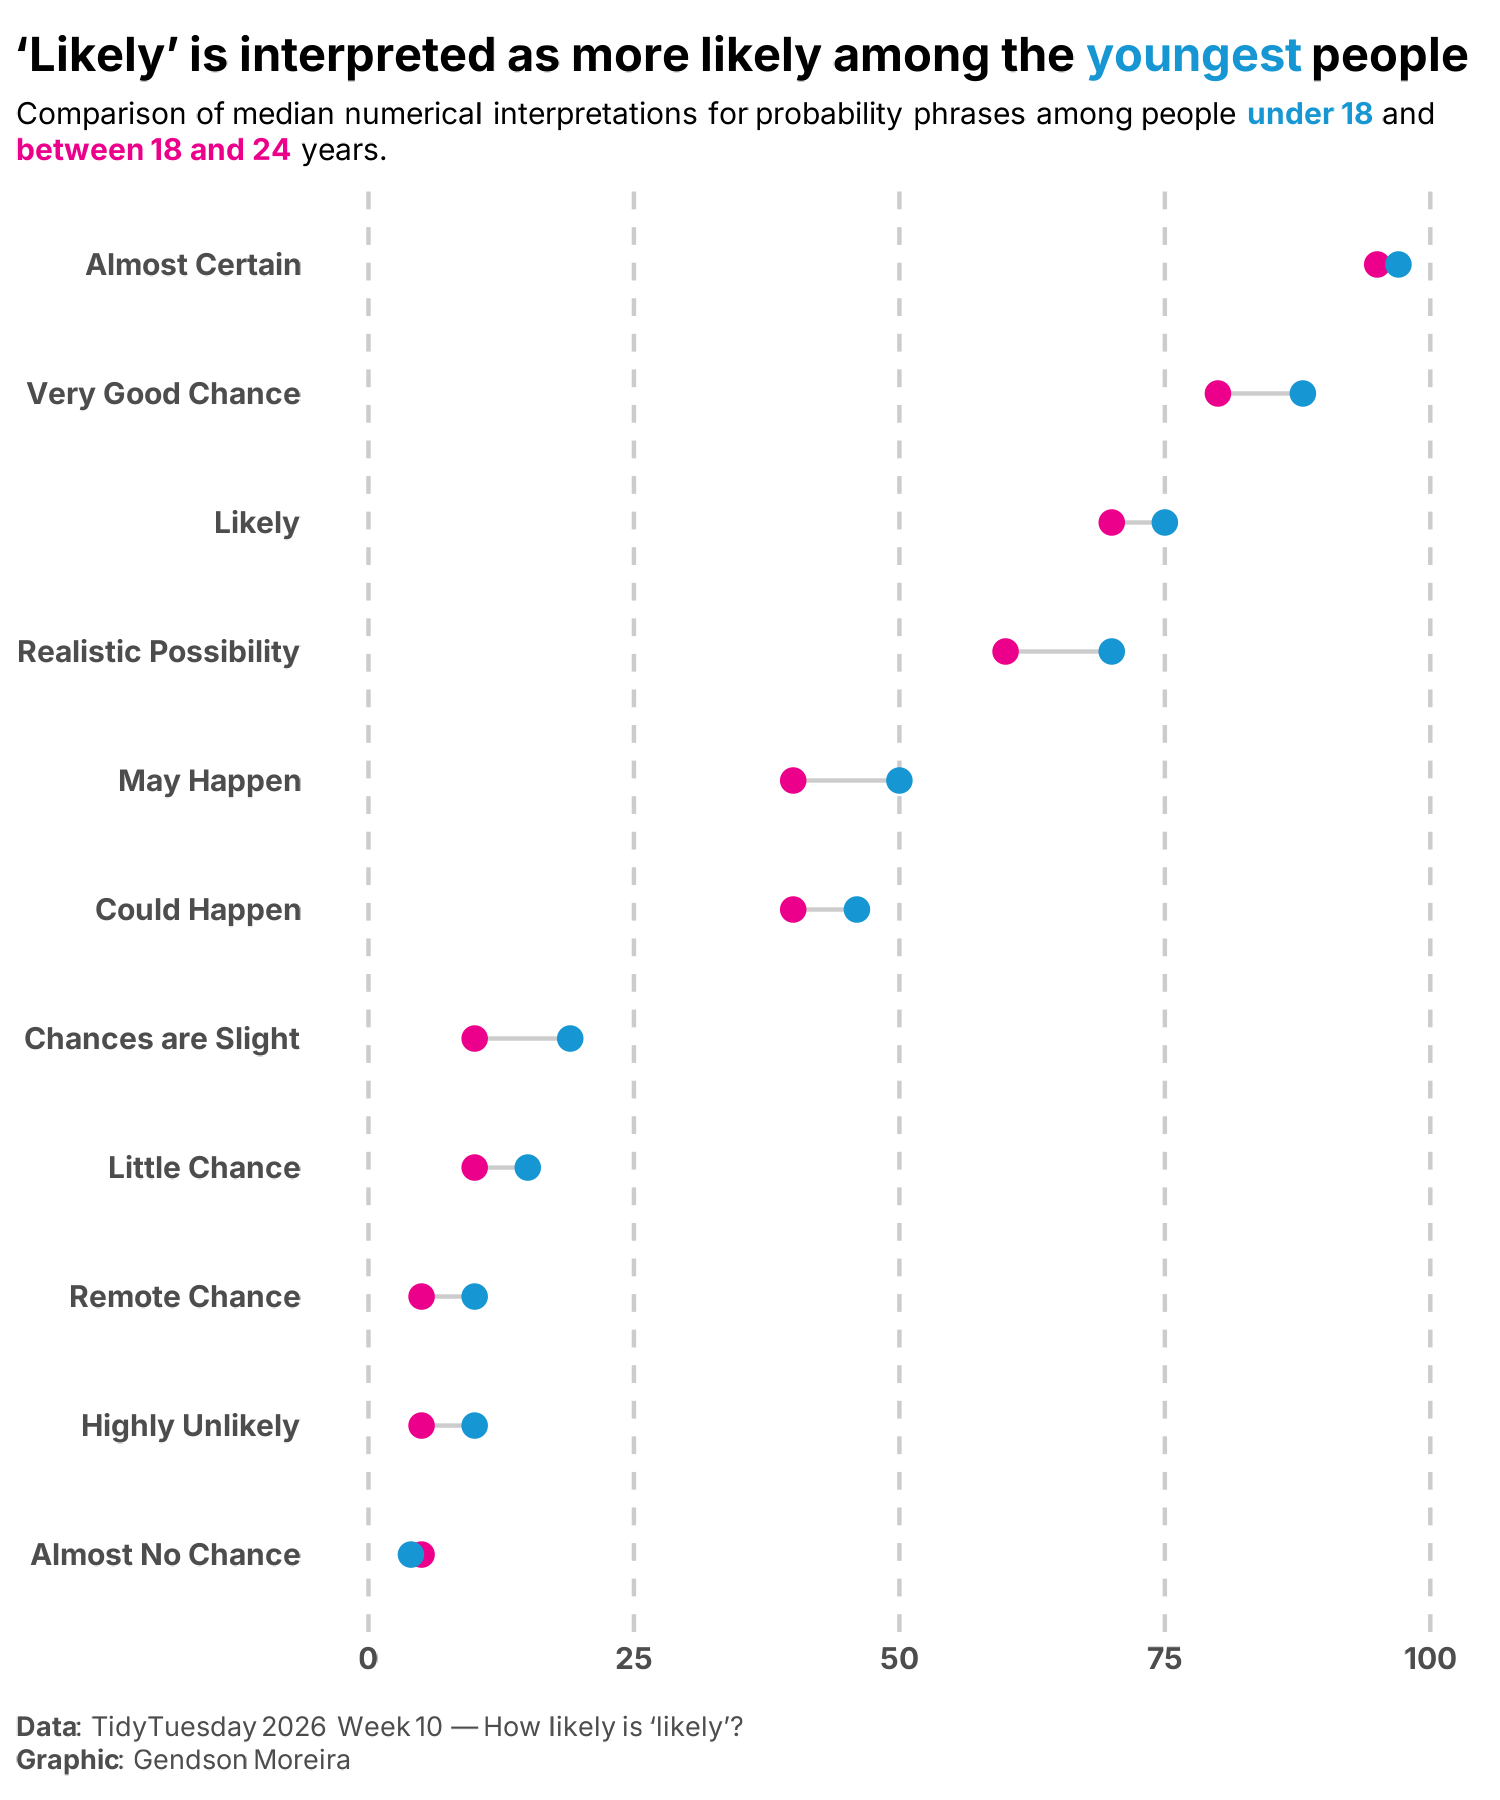

Write the R code that produced this figure.


# Load libraries ---------------------------------------------------------

library(tidyverse)
library(showtext)
library(ggtext)

# Load data --------------------------------------------------------------

absolute_judgements <- readr::read_csv(
  'https://raw.githubusercontent.com/rfordatascience/tidytuesday/main/data/2026/2026-03-10/absolute_judgements.csv'
)
pairwise_comparisons <- readr::read_csv(
  'https://raw.githubusercontent.com/rfordatascience/tidytuesday/main/data/2026/2026-03-10/pairwise_comparisons.csv'
)
respondent_metadata <- readr::read_csv(
  'https://raw.githubusercontent.com/rfordatascience/tidytuesday/main/data/2026/2026-03-10/respondent_metadata.csv'
)


# Data wrangling ---------------------------------------------------------

plot_data_distinct <- absolute_judgements %>%
  inner_join(respondent_metadata, by = "response_id") %>%
  filter(age_band %in% c("Under 18", "18-24")) %>%
  group_by(term, age_band) %>%
  summarize(med_prob = median(probability, na.rm = TRUE), .groups = "drop") %>%
  group_by(term) %>%
  filter(n_distinct(med_prob) >= 2) %>%
  ungroup() %>%
  mutate(term = fct_reorder(term, med_prob, .fun = median))


# Load fonts -------------------------------------------------------------

font_add_google("Inter")


# Define colors and fonts ------------------------------------------------

showtext_auto(enable = TRUE)
showtext_opts(dpi = 300)


custom_pal <- c(
  "Under 18" = "#1696d2",
  "18-24"    = "#ec008b")


txt_color <- "#100C08"
bg_color <- "#E0E0E0"

body_font <- "Inter"
title_font <- "Inter"

# Set theme --------------------------------------------------------------

t <- theme_minimal(base_family = body_font, base_size = 8) +
  theme(
    plot.title.position = "plot", 
    plot.caption.position = "plot",
    plot.title = ggtext::element_textbox_simple(
      size = rel(1.4),
      family = title_font,
      margin = margin(t = 5, r = 0, b = 5, l = 0, unit = "pt")
    ),
    plot.subtitle = ggtext::element_textbox_simple(
      size = rel(0.9),
      margin = margin(t = 0, r = 0, b = 5, l = 0, unit = "pt")
    ),
    plot.caption = ggtext::element_textbox_simple(
      size = rel(0.8),
      hjust = -2,
      halign = 0,
      lineheight = 1.25,
      colour = "grey30",
      margin = margin(t = 10, r = 0, b = 2, l = 0, unit = "pt")
    ),
    axis.text = element_text(size = rel(0.9), face = "bold"),
    axis.title = element_blank(),
    panel.grid = element_blank(),
    legend.position = "none"
  )

ggplot2::set_theme(t)


# Define chart texts -----------------------------------------------------

title_txt <- "**'Likely' is interpreted as more likely among the <span style='color:#1696d2;'>youngest</span> people**"

st_txt <- "Comparison of median numerical interpretations for probability phrases among people <span style='color:#1696d2;'>**under 18**</span> and <span style='color:#ec008b;'>**between 18 and 24**</span> years."

caption_txt <- "
**Data**: TidyTuesday 2026 Week 10 &mdash; How likely is 'likely'?
  <br>
**Graphic**: Gendson Moreira"


# Build chart ------------------------------------------------------------

p <- plot_data_distinct |>
  ggplot(aes(x = med_prob, y = term)) +
  geom_vline(xintercept = c(0, 25, 50, 75, 100), linetype = "dashed", color = "gray80", size = 0.5) +
  geom_line(aes(group = term), color = "gray80", size = 0.5) +
  geom_point(aes(color = age_band), size = 2.5) +
  scale_x_continuous(limits = c(0, 100), breaks = seq(0, 100, 25)) +
  scale_color_manual(values = custom_pal) +
  labs(
    title = title_txt,
    subtitle = st_txt,
    caption = caption_txt
  )

 fig <- p + ggview::canvas(width = 5, height = 6)


# Define filenames -------------------------------------------------------

tuesday <- "2026-03-10"
tuesyear <- stringr::str_extract(
  tuesday,
  pattern = stringr::regex("\\d{4}(?=-)")
)
tuesday_file <- stringr::str_remove_all(tuesday, pattern = stringr::regex("-"))
tuespng <- stringr::str_c(tuesday_file, ".png")
plt_file_name <- stringr::str_c(tuesyear, tuesday, tuespng, sep = "/")


# Save chart -------------------------------------------------------------

ggview::save_ggplot(
  file = plt_file_name,
  plot = fig
)
